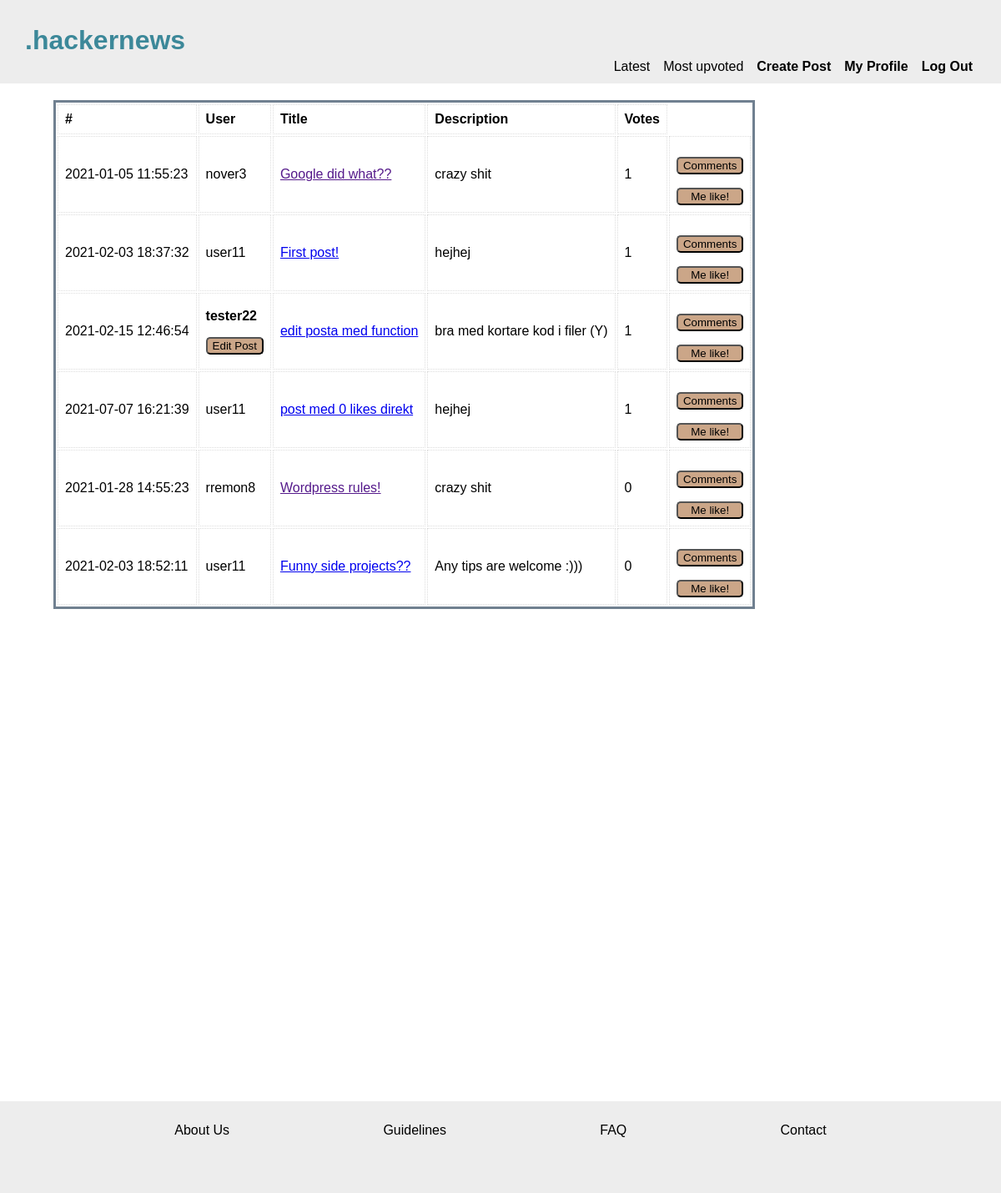
Screenshot of /index.php?order=latest (signed in) with the database file from the repository.
### tables this page shows
CREATE TABLE posts (
	id INTEGER PRIMARY KEY, 
	users_id INT NOT NULL, 
	author VARCHAR NOT NULL, 
	title VARCHAR, 
	description VARCHAR, 
	link VARCHAR, 
	upvotes INT, 
	published TIMESTAMP NOT NULL,  
	FOREIGN KEY (users_id) REFERENCES users( id), 
	FOREIGN KEY (author) REFERENCES users(username));

### app/functions.php (called while the page is built, shortened)
<?php
function getTopPosts(PDO $pdo)
{
    $statement = $pdo->prepare('SELECT * FROM posts ORDER BY upvotes DESC');
    $statement->execute();
    $posts = $statement->fetchAll(PDO::FETCH_ASSOC);
    return $posts;
}

### index.php (the view, shortened to what this page needs)
<?php
require __DIR__ . '/app/autoload.php';
require __DIR__ . '/views/header.php';
?>
<main class="boxXL">
    <table class="tablePosts">
        <?php if (isset($_GET['order'])) {
            $posts = getTopPosts($pdo);
        } else {
            $posts = getLatestPosts($pdo);
        } ?>
        <tbody class="tbodyPost">
            <tr>
                <th>#</th>
                <th>User</th>
                <th>Title</th>
                <th>Description</th>
                <th>Votes</th>
            </tr>
            <?php foreach ($posts as $post) : ?>
                <tr class="row-post">
                    <td><?= $post['published']; ?></td>
                    <td><?php if (isset($_SESSION['user'])) : ?>
                            <?php if ($post['author'] === $_SESSION['user']['username']) : ?>
                                <b><?= $post['author']; ?></b>
                                <form action="/editPost.php?post_id=<?= $post['id'] ?>" method="POST">
                                    <button type="submit" name="edit">Edit Post</button>
                                </form>
                            <?php else :
                                echo $post['author']; ?>
                            <?php endif; ?>
                        <?php endif; ?>
                    </td>
                    <td><a href="<?= $post['link']; ?>"> <?= $post['title']; ?></a></td>
                    <td><?= $post['description']; ?></td>
                    <td><?= $post['upvotes']; ?></td>
                    <td>
                        <form action="/singlePost.php" method="POST">
                            <button type="submit" name="show">Comments</button>
                        </form>
                        <?php if (isset($_SESSION['user'])) : ?>
                            <form action="/app/posts/upvotes.php" method="post">
                                <button type="submit" name="upvote">Me like!</button>
                            </form>
                    </td>
                <?php endif; ?>
                </tr>
        </tbody>
    <?php endforeach; ?>
    </table>
</main>
<?php require __DIR__ . '/views/footer.php'; ?>

### assets/css/global.css (style rules this page uses)
* { box-sizing: border-box; margin: 0; font-family: Arial, Helvetica, sans-serif; }
body { height: 100%; width: 100%; }
:root { --header-footer-bg: rgb(237, 237, 237); --main-bg: rgb(237, 237, 237); --btn: rgb(203, 166, 136); --btn-dark: rgb(170, 139, 114); --title-heading: rgb(60, 136, 153); }

### assets/css/index.css (style rules this page uses)
.boxXL { margin: 2rem; min-height: 100vh; z-index: 1; max-width: 1000px; margin-top: 120px; }
.tablePosts { max-height: fit-content; min-width: 350px; border: slategray; border-style: solid; margin-left: 2rem; }
td, th { border: 1px dotted #dddddd; text-align: left; padding: 8px; }
.row-post { height: 70px; }

### assets/css/forms.css (style rules this page uses)
form { display: flex; flex-direction: column; line-height: 1.5rem; }
button { border-radius: 5px; max-width: 100px; background-color: var(--btn); margin-top: 1rem; }

### rows the page displays
posts: published "2021-01-05 11:55:23", author "nover3", title "Google did what??", description "crazy shit", upvotes "1"
posts: published "2021-02-03 18:37:32", author "user11", title "First post!", description "hejhej", upvotes "1"
posts: published "2021-02-15 12:46:54", author "tester22", title "edit posta med function", description "bra med kortare kod i filer (Y)", upvotes "1"
posts: published "2021-07-07 16:21:39", author "user11", title "post med 0 likes direkt", description "hejhej", upvotes "1"
posts: published "2021-01-28 14:55:23", author "rremon8", title "Wordpress rules!", description "crazy shit", upvotes "0"
posts: published "2021-02-03 18:52:11", author "user11", title "Funny side projects??", description "Any tips are welcome :)))", upvotes "0"
